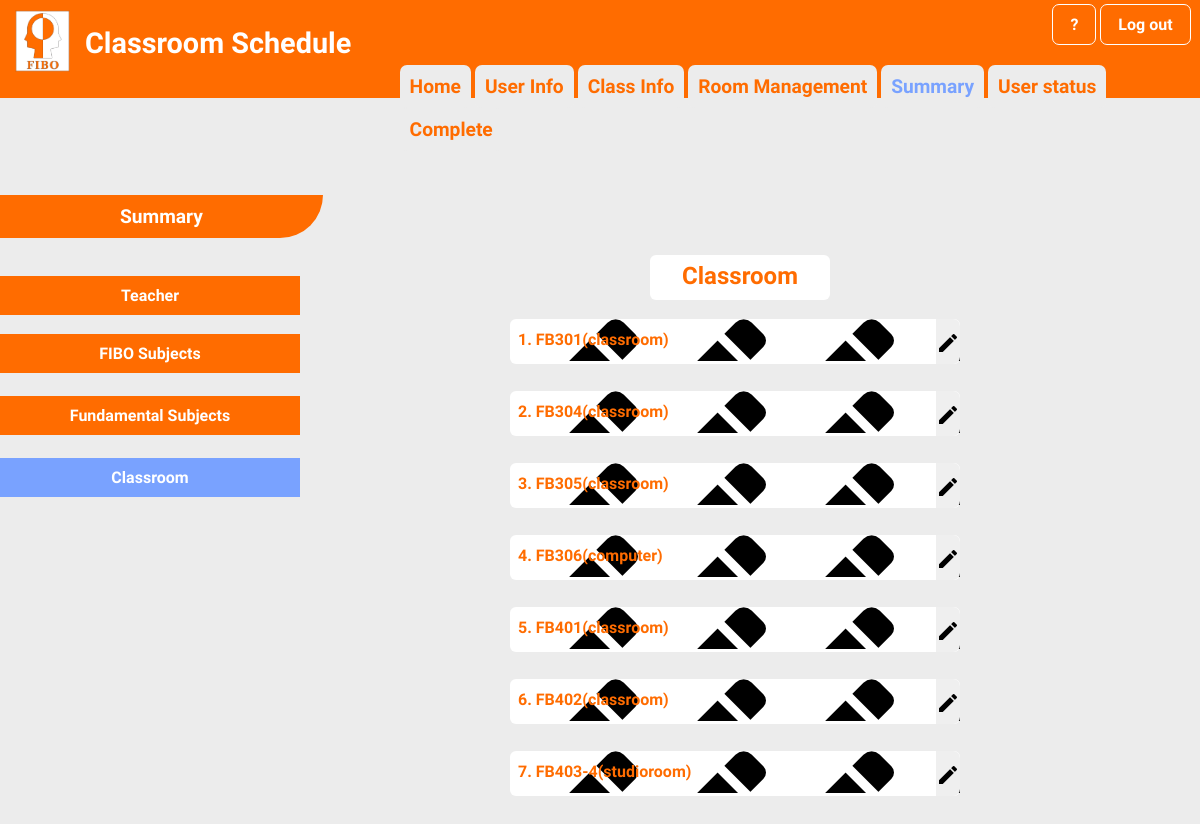
Screenshot of /admin5-classroom.php with the database file from the repository.
### tables this page shows
CREATE TABLE `table_room` (
  `No` int(3) NOT NULL,
  `room_code` varchar(100) NOT NULL,
  `room_type` varchar(100) NOT NULL DEFAULT 'classroom',
  `room_size` varchar(100) NOT NULL DEFAULT '40'
);

### admin5-classroom.php (the view, shortened to what this page needs)
<?php
      require 'dbconfig/config.php';
?>
<!DOCTYPE html>
<html lang="en">
  <head>
    <link rel="stylesheet" type="text/css" href="css/admin5.css">
    <link rel="stylesheet" type="text/css" href="css/admin5-1.css">
    <link rel="stylesheet" type="text/css" href="css/admin5-2.css">
  </head>
  <body>
    <header>
        <img src="images/FIBO_logo.jpg" width="55" height="62" style="margin-top: 10px; margin-left: 10px">
        <div style="font-size: 1.8em; margin-top: -50px; margin-left: 80px">
        <b>Classroom Schedule</b>
        </div><br><br>
        </header>
        <div style="margin-top: -94px; margin-left:87.7%">
        <a href="index.php" class="btn"><b>?</b></a>
        <a href="index.php" class="btn"><b>Log out</b></a>
    </div>
    <div style="margin-top: 20px; margin-left:33.3%">
        <a href="admin1.php" class="btn1"><b>Home</b></a>
        <a href="admin2.php" class="btn1"><b>User Info</b></a>
        <a href="admin3.php" class="btn1"><b>Class Info</b></a>
        <a href="admin4.php" class="btn1"><b>Room Management</b></a>
        <a href="admin5.php" class="btn1"style=" color: #79a2ff"><b>Summary</b></a>
        <a href="admin6.php" class="btn1"><b>User status</b></a>
        <a href="admin7.php" class="btn1"><b>Complete</b></a>
    </div>
        <div style="margin-top:25px;">
            <br><b class="topics">Summary</b><br><br><br>
            <a href="admin5.php" class="btn2"><b>Teacher</b></a><br><br>
            <div type ="button"><a href="admin5-fibo.php" class="btn2" ><b>FIBO Subjects</b></a></div><br><br>
            <div style="margin-top:-15px"><a href="admin5-fund.php" class="btn2"><b>Fundamental Subjects</b></div></a><br><br>
            <div style="margin-top:-15px"><a href="admin5-classroom.php" class="btn2" style="background-color:#79a2ff"><b>Classroom</b></div></a><br><br>
        </div>
        <div style="margin-top: -280px; margin-left:650px">
            <p class='headclassroom'><b>Classroom</b></p><br><br>
        </div>
        <div style="margin-top: 0px; margin-left:60px">
        <?php
                 $allroom = "SELECT room_code,room_type FROM table_room";
                 $smyData2 = mysqli_query($con, $allroom);
                 $x=1;
                 while($row = mysqli_fetch_array($smyData2)){
                     echo "<div style='margin-top:0px; margin-left:450px'class='statuskru'>";
                     if ($row["room_type"]=="computer"){
                        echo "<p class='edit'>&nbsp&nbsp<b>".$x.".&nbsp".$row["room_code"]."(".$row["room_type"].")
                        <a href ='admin4-linkcom.php'><button class='editbutton'><i class='material-icons'>mode_edit</i></button></a></b></p><br>";
                     }
                     else if ($row["room_type"]=="studioroom"){
                        echo "<p class='edit'>&nbsp&nbsp<b>".$x.".&nbsp".$row["room_code"]."(".$row["room_type"].")
                        <a href ='admin4-linkstu.php'><button class='editbutton'><i class='material-icons'>mode_edit</i></button></a></b></p><br>";
                     }
                     else{
                        echo "<p class='edit'>&nbsp&nbsp<b>".$x.".&nbsp".$row["room_code"]."(".$row["room_type"].")
                        <a href ='admin4-linkclass.php'><button class='editbutton'><i class='material-icons'>mode_edit</i></button></a></b></p><br>";
                     }
                     $x++;
                     echo "</div>";
                 }
            ?>
        </div>
  </body>
</html>

### css/admin5.css (style rules this page uses)
* { margin: 0; padding: 0; }
.btn { display: inline-block; border:1.5px solid white; padding: 10px 17px; background-color: #ff6c00; text-decoration: none; font-family: 'Work Sans', sans-serif; font-size: 1em; color: #ffffff ; border-radius:7px; transition: 0.1s; }
.btn1 { display: inline-block; border: 0px solid #ff6c00; padding: 10px 10px; background-color: #ececec; text-decoration: none; font-family: 'Work Sans', sans-serif; font-size: 1.2em; color: #ff6c00 ; border-radius: 7px; transition: 0.1s; }
.btn2 { display: inline-block; border: 0px solid #ff6c00; padding: 10px; background-color: #ff6c00; text-decoration: none; font-family: 'Work Sans', sans-serif; font-size: 1em; color: #ffffff ; border-radius: 0px; transition: 0.1s; width:280px; text-align:center; cursor: pointer; }
.topics { display: inline-block; border: 0px solid #ff6c00; padding: 10px 120px; background-color: #ff6c00; text-decoration: none; font-family: 'Work Sans', sans-serif; font-size: 1.2em; color: #ffffff ; border-bottom-right-radius: 50px; transition: 0.1s; }
.statuskru { width:450px; height:45px; border:0px; display:inline-block; background:#ffffff; font-size:1em; color:#ff6c00; text-align: left; border-radius:6px; line-height: 42px; font-family: 'Work Sans', sans-serif; box-sizing: border-box 0px; }
.headclassroom { width:180px; height:45px; border:0px; display:inline-block; background:#ffffff; font-size:1.5em; color:#ff6c00; text-align:center; border-radius:6px; line-height: 42px; font-family: 'Work Sans', sans-serif; box-sizing: border-box 0px; }
.edit { background:url("../image/edit.png"); }
.editbutton { font-size:40px; border:1px; border-radius:0px 7px 7px 0px; float:right; }

### css/admin5-2.css (style rules this page uses)
* { margin: 0; padding: 0; }
body { background-color: #f0f0f0; font-family:'Work Sans', sans-serif; }

### admin5-classroom.php (style rules this page uses)
body { background-color: #ececec; color: #ff6c00 ; font-family: 'Work Sans', sans-serif; font-size: 1em; text-align: left; }
header { background: #ff6c00 none repeat-x 0 0; color: #FFFFFF; margin-top: 0px; padding: 0 5px; text-align: left; }

### rows the page displays
table_room: room_code "FB301", room_type "classroom"
table_room: room_code "FB304", room_type "classroom"
table_room: room_code "FB305", room_type "classroom"
table_room: room_code "FB306", room_type "computer"
table_room: room_code "FB401", room_type "classroom"
table_room: room_code "FB402", room_type "classroom"
table_room: room_code "FB403-4", room_type "studioroom"
